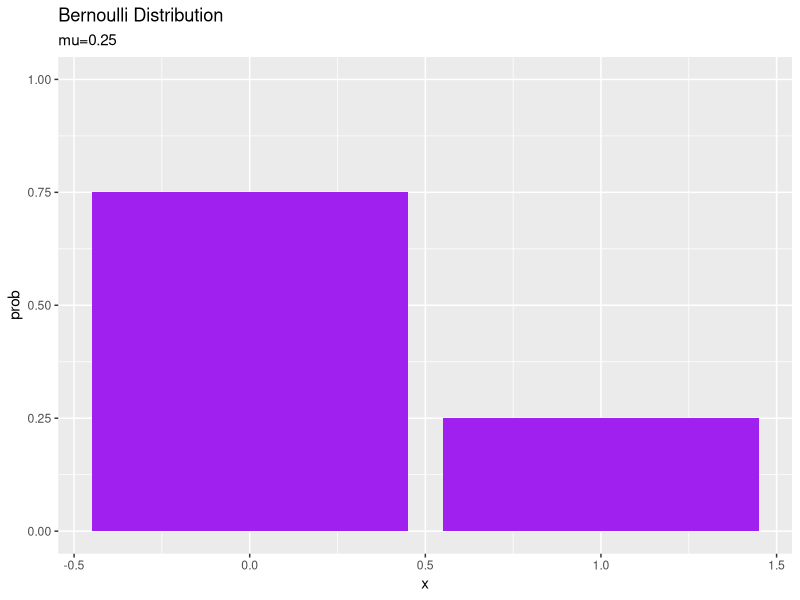
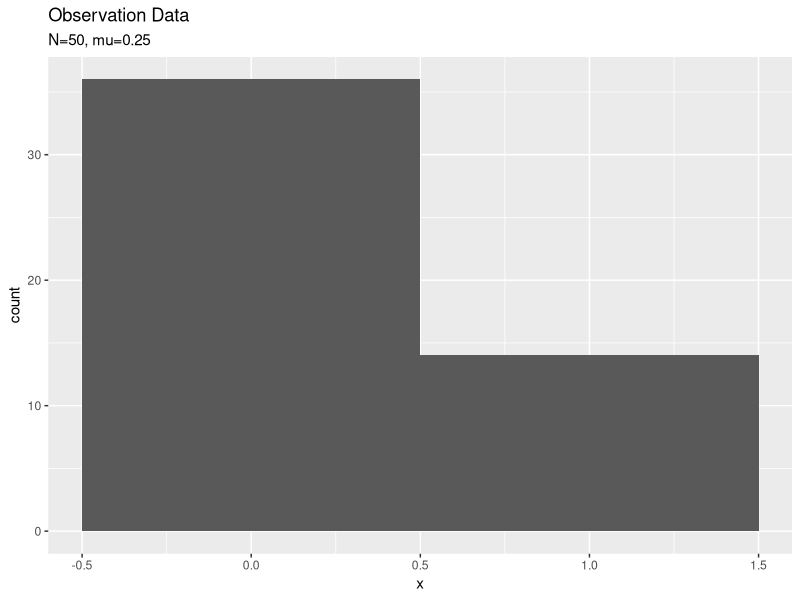
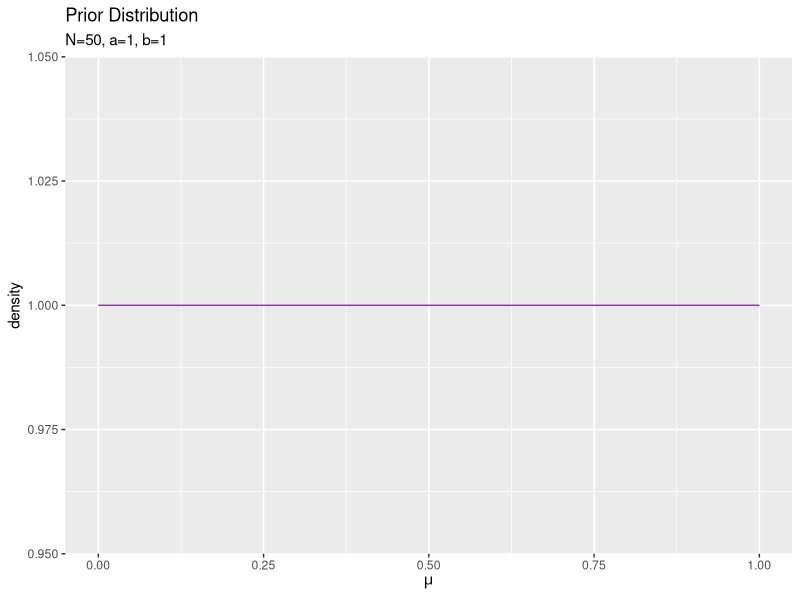
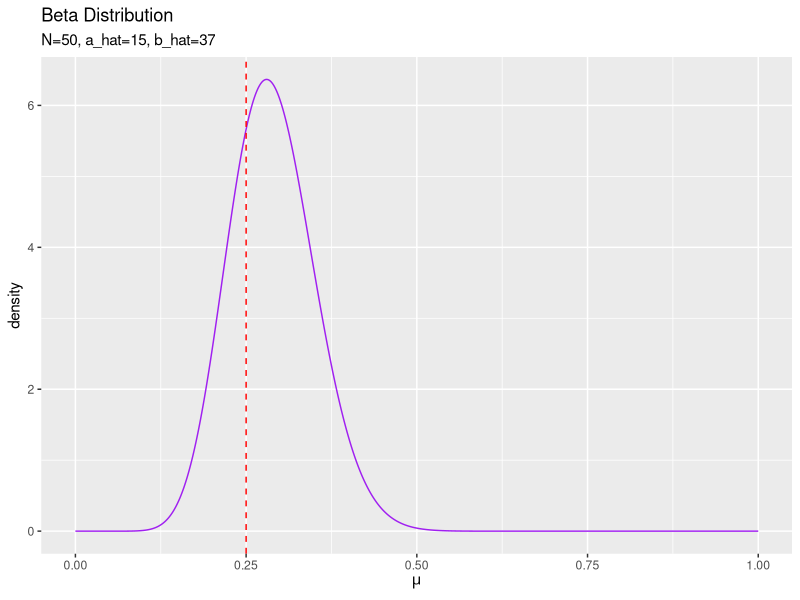
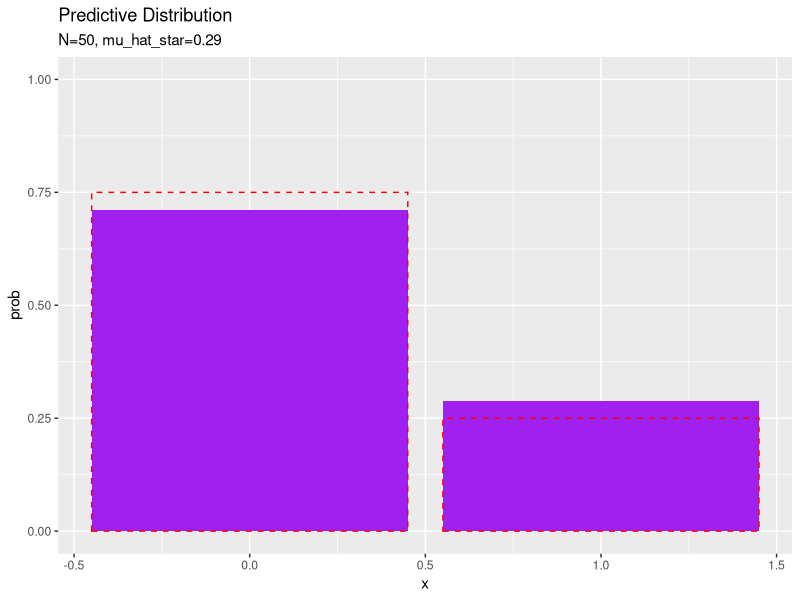

Write R code to recreate these figures, in order.

# 3.2.1 ベルヌーイ分布の学習と予測 ----------------------------------------------------------------

# 3.2.1項で利用するパッケージ
library(tidyverse)


### 真のモデルの設定 -----

# 真のパラメータを指定
mu_truth <- 0.25

# 真のモデル(ベルヌーイ分布)を計算
model_df <- tibble(
  x = c(0, 1), # xが取り得る値
  prob = c(1 - mu_truth, mu_truth) # 対応する確率
  #prob = mu_truth^x * (1 - mu_truth)^(1 - x) # 確率
  #prob = dbinom(x = x, size = 1, prob = mu_truth) # 確率
)

# 真のモデルを作図
ggplot(model_df, aes(x = x, y = prob)) + 
  geom_bar(stat = "identity", position = "dodge", fill = "purple") + # 棒グラフ
  ylim(c(0, 1)) + # y軸の表示範囲
  labs(title = "Bernoulli Distribution", 
       subtitle = paste0("mu=", mu_truth))


### 観測データの生成 -----

# データ数を指定
N <- 50

# (観測)データを生成
x_n <- rbinom(n = N, size = 1, prob = mu_truth)

# 観測データを確認
table(x_n)

# 観測データのヒストグラムを作図
tibble(x = x_n) %>% 
  ggplot(aes(x = x)) + 
    geom_histogram(bins = 2) + # ヒストグラム
    labs(title = "Observation Data", 
         subtitle = paste0("N=", N, ", mu=", mu_truth))


### 事前分布の設定 -----

# 事前分布のパラメータを指定
a <- 1
b <- 1

# 事前分布(ベータ分布)を計算
prior_df <- tibble(
  mu = seq(0, 1, by = 0.001), # muが取り得る値
  ln_C_beta = lgamma(a + b) - lgamma(a) - lgamma(b), # 正規化項(対数)
  density = exp(ln_C_beta) * mu^(a - 1) * (1 - mu)^(b - 1) # 確率密度
  #density = dbeta(x = mu, shape1 = a, shape2 = b) # 確率密度
)

# 事前分布を作図
ggplot(prior_df, aes(x = mu, y = density)) + 
  geom_line(color = "purple") + # 折れ線グラフ
  labs(title = "Prior Distribution", 
       subtitle = paste0("N=", N, ", a=", a, ", b=", b), 
       x = expression(mu))


### 事後分布の計算 -----

# 事後分布のパラメータを計算
a_hat <- sum(x_n) + a
b_hat <- N - sum(x_n) + b

# 事後分布(ベータ分布)を計算
posterior_df <- tibble(
  mu = seq(0, 1, by = 0.001), # 作図用の値
  ln_C_beta = lgamma(a_hat + b_hat) - lgamma(a_hat) - lgamma(b_hat), # 正規化項(対数)
  density = exp(ln_C_beta) * mu^(a_hat - 1) * (1 - mu)^(b_hat - 1) # 確率密度
  #density = dbeta(x = mu, shape1 = a_hat, shape2 = b_hat) # 確率密度
)

# 事後分布を作図
ggplot(posterior_df, aes(x = mu, y = density)) + 
  geom_line(color = "purple") + # 事後分布
  geom_vline(aes(xintercept = mu_truth), 
             color = "red", linetype = "dashed") + # 真のパラメータ
  labs(title = "Beta Distribution", 
       subtitle = paste0("N=", N, ", a_hat=", a_hat, ", b_hat=", b_hat), 
       x = expression(mu))


### 予測分布 -----

# 予測分布のパラメーターを計算
mu_hat_star <- a_hat / (a_hat + b_hat)
#mu_hat_star <- (sum(x_n) + a) / (N + a + b)

# 予測分布(ベルヌーイ分布)を計算
predict_df <- tibble(
  x = c(0, 1), # xが取り得る値
  prob = c(1 - mu_hat_star, mu_hat_star) # 対応する確率
  #prob = mu_hat_star^x * (1 - mu_hat_star)^(1 - x) # 確率
)

# 予測分布を作図
ggplot() + 
  geom_bar(data = predict_df, aes(x =x, y = prob), stat = "identity", position = "dodge", 
           fill = "purple") + # 予測分布
  geom_bar(data = model_df, aes(x = x, y = prob), stat = "identity", position = "dodge", 
           alpha = 0, color = "red", linetype = "dashed") + # 真のモデル
  ylim(c(0, 1)) + # y軸の表示範囲
  labs(title = "Predictive Distribution", 
       subtitle = paste0("N=", N, ", mu_hat_star=", round(mu_hat_star, 2)))


# アニメーション -----------------------------------------------------------------

# 利用するパッケージ
library(tidyverse)
library(gganimate)


### 推論処理 -----

# 真のパラメータを指定
mu_truth <- 0.25

# 事前分布のパラメータを指定
a <- 1
b <- 1

# 事前分布(ベータ分布)を計算
posterior_df <- tibble(
  mu = seq(0, 1, by = 0.001), # muが取り得る値
  density = dbeta(x = mu, shape1 = a, shape2 = b), # 確率密度
  label = as.factor(paste("N=", 0, ", a=", a, ", b", b)) # 試行回数とパラメータのラベル
)

# 初期値による予測分布のパラメーターを計算
mu_star <- a / (a + b)

# 初期値による予測分布(ベルヌーイ分布)を計算
predict_df <- tibble(
  x = c(0, 1), # xが取り得る値
  prob = c(1 - mu_star, mu_star), # 対応する確率
  label = as.factor(paste0("N=", 0, ", mu_hat_star=", round(mu_star, 2))) # 試行回数とパラメータのラベル
)


# データ数(試行回数)を指定
N <- 100

# 推論処理
x_n <- rep(0, N) # 受け皿を初期化
for(n in 1:N){
  
  # ベルヌーイ分布に従うデータを生成
  x_n[n] <- rbinom(n = 1, size = 1, prob = mu_truth)
  
  # 事後分布のパラメータを更新
  a <- x_n[n] + a
  b <- 1 - x_n[n] + b
  
  # 事後分布を計算
  tmp_posterior_df <- tibble(
    mu = seq(0, 1, by = 0.001), # muがとり得る値
    density = dbeta(x = mu, shape1 = a, shape2 = b), # 確率密度
    label = as.factor(paste0("N=", n, ", a_hat=", a, ", b_hat=", b)) # 試行回数とパラメータのラベル
  )
  
  # 予測分布のパラメーターを更新
  mu_star <- a / (a + b)
  
  # 予測分布を計算
  tmp_predict_df <- tibble(
    x = c(0, 1),  # xが取り得る値
    prob = c(1 - mu_star, mu_star), # 対応する確率
    label = as.factor(paste0("N=", n, ", mu_hat_star=", round(mu_star, 2))) # 試行回数とパラメータのラベル
  )
  
  # 推論結果を結合
  posterior_df <- rbind(posterior_df, tmp_posterior_df)
  predict_df <- rbind(predict_df, tmp_predict_df)
}

# 観測データを確認
table(x_n)


### 作図 -----

# 事後分布を作図
posterior_graph <- ggplot(posterior_df, aes(x = mu, y = density)) + 
  geom_line(color = "purple") +  # 事後分布
  geom_vline(aes(xintercept = mu_truth), 
             color = "red", linetype = "dashed") + # 真のパラメータ
  gganimate::transition_manual(label) + # フレーム
  labs(title = "Beta Distribution", 
       subtitle = "{current_frame}", 
       x = expression(mu))

# gif画像を出力
gganimate::animate(posterior_graph, nframes = (N + 1), fps = 10)


# Nフレーム分の真のモデルを格納したデータフレームを作成
label_vec <- unique(predict_df[["label"]])
model_df <- tibble()
for(n in 1:(N + 1)) {
  # n番目のフレーム用に計算
  tmp_df <- tibble(
    x = c(0, 1), 
    prob = c(1 - mu_truth, mu_truth), 
    label = label_vec[n]
  )
  
  # 結果を結合
  model_df <- rbind(model_df, tmp_df)
}

# 予測分布を作図
predict_graph <- ggplot() + 
  geom_bar(data = predict_df, aes(x = x, y = prob), stat = "identity", position = "dodge", 
           fill = "purple") + # 予測分布
  geom_bar(data = model_df, aes(x = x, y = prob), stat = "identity", position = "dodge", 
           alpha = 0, color = "red", linetype = "dashed") + # 真のモデル
  gganimate::transition_manual(label) + # フレーム
  labs(title = "Bernoulli Distribution", 
       subtitle = "{current_frame}")

# gif画像を出力
gganimate::animate(predict_graph, nframes = (N + 1), fps = 10)
